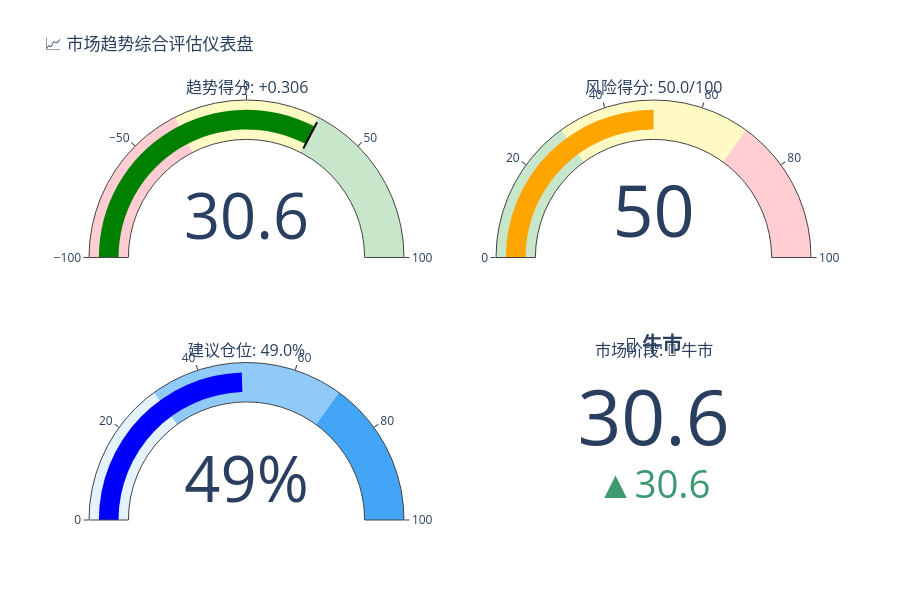

Notebook source saved alongside this figure:
### Markdown cell above
## 4. 可视化

### Code cell
# 可视化（支持 Plotly 和 Matplotlib 两种后端）
try:
    from core.visualization.chart_engine import ChartEngine, PLOTLY_AVAILABLE
    from core.visualization.dashboard import MarketGauge
    USE_PLOTLY = PLOTLY_AVAILABLE
except ImportError:
    USE_PLOTLY = False

if USE_PLOTLY and signals:
    print("📊 使用 Plotly 可视化...")
    
    import plotly.graph_objects as go
    from plotly.subplots import make_subplots
    
    # 创建 2x2 子图
    fig = make_subplots(
        rows=2, cols=2,
        subplot_titles=(
            f'趋势得分: {signals.trend_score:+.3f}',
            f'风险得分: {signals.risk_exposure_score:.1f}/100',
            f'建议仓位: {signals.suggested_position_ratio:.1%}',
            f'市场阶段: {get_regime_emoji(signals.market_regime)}'
        ),
        specs=[[{"type": "indicator"}, {"type": "indicator"}],
               [{"type": "indicator"}, {"type": "indicator"}]]
    )
    
    # 趋势得分仪表
    fig.add_trace(go.Indicator(
        mode="gauge+number",
        value=signals.trend_score * 100,
        domain={'x': [0, 1], 'y': [0, 1]},
        gauge={
            'axis': {'range': [-100, 100]},
            'bar': {'color': "green" if signals.trend_score > 0 else "red"},
            'steps': [
                {'range': [-100, -30], 'color': "#ffcdd2"},
                {'range': [-30, 30], 'color': "#fff9c4"},
                {'range': [30, 100], 'color': "#c8e6c9"}
            ],
            'threshold': {
                'line': {'color': "black", 'width': 2},
                'thickness': 0.75,
                'value': signals.trend_score * 100
            }
        }
    ), row=1, col=1)
    
    # 风险得分仪表
    fig.add_trace(go.Indicator(
        mode="gauge+number",
        value=signals.risk_exposure_score,
        domain={'x': [0, 1], 'y': [0, 1]},
        gauge={
            'axis': {'range': [0, 100]},
            'bar': {'color': "orange"},
            'steps': [
                {'range': [0, 30], 'color': "#c8e6c9"},
                {'range': [30, 70], 'color': "#fff9c4"},
                {'range': [70, 100], 'color': "#ffcdd2"}
            ]
        }
    ), row=1, col=2)
    
    # 仓位仪表
    fig.add_trace(go.Indicator(
        mode="gauge+number",
        value=signals.suggested_position_ratio * 100,
        number={'suffix': '%'},
        domain={'x': [0, 1], 'y': [0, 1]},
        gauge={
            'axis': {'range': [0, 100]},
            'bar': {'color': "blue"},
            'steps': [
                {'range': [0, 30], 'color': "#e3f2fd"},
                {'range': [30, 70], 'color': "#90caf9"},
                {'range': [70, 100], 'color': "#42a5f5"}
            ]
        }
    ), row=2, col=1)
    
    # 市场阶段指示器
    regime_color_map = {
        'bull': '#4caf50', 'bear': '#f44336', 'volatile': '#ff9800',
        'recovery': '#8bc34a', 'distribution': '#9c27b0'
    }
    fig.add_trace(go.Indicator(
        mode="number+delta",
        value=signals.trend_score * 100,
        delta={'reference': 0, 'relative': False},
        title={'text': f"<b>{get_regime_emoji(signals.market_regime)}</b>"},
        domain={'x': [0, 1], 'y': [0, 1]}
    ), row=2, col=2)
    
    fig.update_layout(
        height=600,
        title_text="📈 市场趋势综合评估仪表盘",
        font=dict(size=12)
    )
    
    fig.show()
    
else:
    # 回退到 Matplotlib
    print("📊 使用 Matplotlib 可视化...")
    import matplotlib.pyplot as plt
    plt.rcParams['font.sans-serif'] = ['SimHei', 'DejaVu Sans']
    plt.rcParams['axes.unicode_minus'] = False
    
    if signals:
        fig, axes = plt.subplots(2, 2, figsize=(14, 10))
        
        # 趋势得分
        ax1 = axes[0, 0]
        color = 'green' if signals.trend_score > 0 else 'red'
        ax1.barh(['Trend Score'], [signals.trend_score], color=color, alpha=0.6)
        ax1.set_xlim(-1, 1)
        ax1.axvline(x=0, color='black', linestyle='--', linewidth=1)
        ax1.set_title(f'趋势得分: {signals.trend_score:.3f}')
        
        # 风险得分
        ax2 = axes[0, 1]
        ax2.barh(['Risk Score'], [signals.risk_exposure_score/100], color='orange', alpha=0.6)
        ax2.set_xlim(0, 1)
        ax2.set_title(f'风险得分: {signals.risk_exposure_score:.1f}/100')
        
        # 建议仓位
        ax3 = axes[1, 0]
        ax3.barh(['Position'], [signals.suggested_position_ratio], color='blue', alpha=0.6)
        ax3.set_xlim(0, 1)
        ax3.set_title(f'建议仓位: {signals.suggested_position_ratio:.1%}')
        
        # 市场环境
        ax4 = axes[1, 1]
        ax4.text(0.5, 0.5, get_regime_emoji(signals.market_regime), 
                 ha='center', va='center', fontsize=24, fontweight='bold')
        ax4.set_xlim(0, 1)
        ax4.set_ylim(0, 1)
        ax4.axis('off')
        ax4.set_title('市场环境')
        
        plt.tight_layout()
        plt.show()
    else:
        print("❌ 无信号数据，无法生成可视化")

### Figure 1 — Plotly figure (JSON) as saved in the notebook; plotly's stock layout.template omitted (floating-point values rounded to 4 significant figures)
{"data": [{"domain": {"x": [0, 0.45], "y": [0.625, 1]}, "gauge": {"axis": {"range": [-100, 100]}, "bar": {"color": "green"}, "steps": [{"color": "#ffcdd2", "range": [-100, -30]}, {"color": "#fff9c4", "range": [-30, 30]}, {"color": "#c8e6c9", "range": [30, 100]}], "threshold": {"line": {"color": "black", "width": 2}, "thickness": 0.75, "value": 30.6}}, "mode": "gauge+number", "type": "indicator", "value": 30.6}, {"domain": {"x": [0.55, 1], "y": [0.625, 1]}, "gauge": {"axis": {"range": [0, 100]}, "bar": {"color": "orange"}, "steps": [{"color": "#c8e6c9", "range": [0, 30]}, {"color": "#fff9c4", "range": [30, 70]}, {"color": "#ffcdd2", "range": [70, 100]}]}, "mode": "gauge+number", "type": "indicator", "value": 50}, {"domain": {"x": [0, 0.45], "y": [0, 0.375]}, "gauge": {"axis": {"range": [0, 100]}, "bar": {"color": "blue"}, "steps": [{"color": "#e3f2fd", "range": [0, 30]}, {"color": "#90caf9", "range": [30, 70]}, {"color": "#42a5f5", "range": [70, 100]}]}, "mode": "gauge+number", "number": {"suffix": "%"}, "type": "indicator", "value": 48.98}, {"delta": {"reference": 0, "relative": false}, "domain": {"x": [0.55, 1], "y": [0, 0.375]}, "mode": "number+delta", "title": {"text": "<b>🐂 牛市</b>"}, "type": "indicator", "value": 30.6}], "layout": {"annotations": [{"font": {"size": 16}, "showarrow": false, "text": "趋势得分: +0.306", "x": 0.225, "xanchor": "center", "xref": "paper", "y": 1, "yanchor": "bottom", "yref": "paper"}, {"font": {"size": 16}, "showarrow": false, "text": "风险得分: 50.0/100", "x": 0.775, "xanchor": "center", "xref": "paper", "y": 1, "yanchor": "bottom", "yref": "paper"}, {"font": {"size": 16}, "showarrow": false, "text": "建议仓位: 49.0%", "x": 0.225, "xanchor": "center", "xref": "paper", "y": 0.375, "yanchor": "bottom", "yref": "paper"}, {"font": {"size": 16}, "showarrow": false, "text": "市场阶段: 🐂 牛市", "x": 0.775, "xanchor": "center", "xref": "paper", "y": 0.375, "yanchor": "bottom", "yref": "paper"}], "font": {"size": 12}, "height": 600, "title": {"text": "📈 市场趋势综合评估仪表盘"}}}
